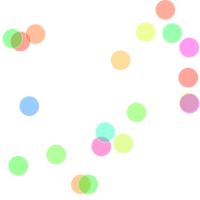
Frame 1 (no input)
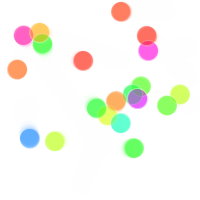
Frame 60 (the mouse pressed at the canvas centre just before this capture)
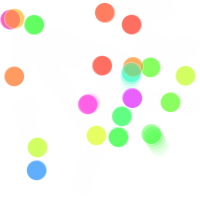
Frame 120 (the mouse held since frame 60 and released just before this capture)

The Processing sketch that drew these frames (run headless with seeded random() and noise(); from frame 60 on, the mouse is pressed at the canvas centre):

// Processing sketch: processing_101873
// ── processing_101873.pde

Circle[] circles = new Circle[20];

void setup() {
  size(200, 200);
  colorMode(HSB, 360, 100, 100);
  background(360);
  smooth();

  for (int i = 0 ; i < circles.length;i++) {
    circles[i] = new Circle();
  }
}

void draw() {
  noStroke();
  fill(360, 100);
  rect(0, 0, width, height);

  for (int i = 0 ; i < circles.length;i++) {
    circles[i].move();
    circles[i].display();
  }
}

class Circle {
  float next_x = random(width);
  float next_y = random(height);
  float x = random(width);
  float y = random(height);
  float hue = random(360);

  float easing_x = random(0.01, 0.04);
  float easing_y = random(0.01, 0.04);

  int r = 20;

  Circle() {
  }

  void move() {
    x += (next_x - x) * easing_x;
    y += (next_y - y) * easing_y;

    if ((int)next_x == (int)x || (int)next_y == (int)y) {
      next_x = random(width);
      next_y = random(height);
    }
  }

  void display() {
    stroke(360, 80);
    fill(hue, 100, 100, 100);
    ellipse(x, y, r, r);
  }
}
